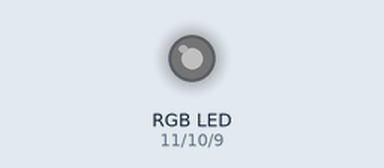
Bench run of a sketch on a simulated Arduino Uno, built with avr-gcc and run on an emulated ATmega328P. On the bench: an RGB LED mixed from three pins (HIGH = lit). Dim RGB values are drawn brighter than linear.

Above: at 0.05 s.
At 1.95 s:
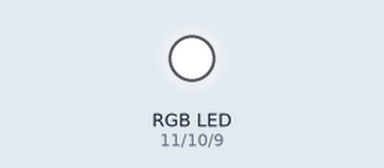
Timing chart, 0 to 7.5 s (numbered marks = the images above):
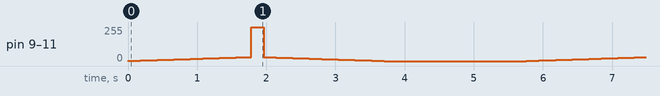

The sketch:

lighthouse_rgb.ino
```cpp
byte ledr = 11;                   // which pin LED is connected to
byte ledg = 10;
byte ledb = 9;

byte intensity = 0;             // led brightness
byte increment = 1;             // brightness increase on each loop
byte timer = 60;                // duration of each loop
float flashtimer = 120;         // flash duration
byte nflash = 1;                // number of flash

void setup() {
  pinMode(ledr, OUTPUT);
  analogWrite(ledr,0);
  pinMode(ledg, OUTPUT);
  analogWrite(ledg,0);
  pinMode(ledb, OUTPUT);
  analogWrite(ledb,0);
//  flashtimer = (timer * 0.9);
}

void loop () {


  intensity = intensity + increment;

  analogWrite(ledr,intensity);
  analogWrite(ledg,intensity);
  analogWrite(ledb,intensity);
  if (intensity >= 30) {
    flareEffect(ledr, ledg, ledb, nflash, flashtimer);
    increment = -increment;
  }
  if (intensity <= 0) {
    delay(2000);
    increment = -increment;
  }
  if (intensity >= 30) {

  }
  delay(timer);

}

void flareEffect (byte ledr, byte ledg, byte ledb, byte nflash, float flashtimer) {
     for (int flareCount = 0; flareCount < nflash; flareCount++) {
     analogWrite(ledr, 30);
     analogWrite(ledg,30);
     analogWrite(ledb,30);
     delay(40);
     analogWrite(ledr,255);
     analogWrite(ledg,255);
     analogWrite(ledb,255);
     delay(flashtimer);
  }
}
```
